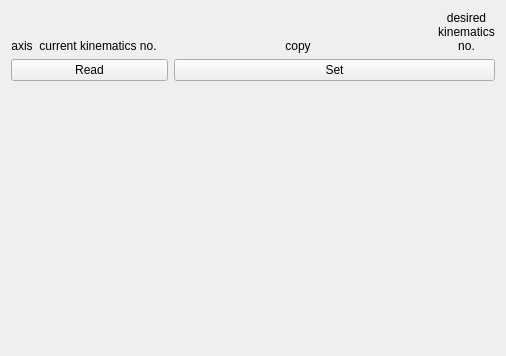
<?xml version="1.0" encoding="UTF-8"?>
<ui version="4.0">
 <class>wgt_absolute_template</class>
 <widget class="QWidget" name="wgt_absolute_template">
  <property name="geometry">
   <rect>
    <x>0</x>
    <y>0</y>
    <width>506</width>
    <height>356</height>
   </rect>
  </property>
  <property name="windowTitle">
   <string>wgt_irp6_m_motors</string>
  </property>
  <layout class="QVBoxLayout" name="verticalLayout">
   <item>
    <layout class="QGridLayout" name="grid_up">
     <item row="0" column="0">
      <widget class="QLabel" name="label_4">
       <property name="text">
        <string>axis</string>
       </property>
       <property name="alignment">
        <set>Qt::AlignBottom|Qt::AlignHCenter</set>
       </property>
       <property name="wordWrap">
        <bool>true</bool>
       </property>
      </widget>
     </item>
     <item row="0" column="1">
      <widget class="QLabel" name="label_7">
       <property name="text">
        <string>current kinematics no.</string>
       </property>
       <property name="alignment">
        <set>Qt::AlignBottom|Qt::AlignHCenter</set>
       </property>
       <property name="wordWrap">
        <bool>true</bool>
       </property>
      </widget>
     </item>
     <item row="0" column="5">
      <widget class="QLabel" name="label_16">
       <property name="maximumSize">
        <size>
         <width>140</width>
         <height>16777215</height>
        </size>
       </property>
       <property name="text">
        <string>desired kinematics no.</string>
       </property>
       <property name="alignment">
        <set>Qt::AlignBottom|Qt::AlignHCenter</set>
       </property>
       <property name="wordWrap">
        <bool>true</bool>
       </property>
      </widget>
     </item>
     <item row="0" column="2">
      <spacer name="horizontalSpacer">
       <property name="orientation">
        <enum>Qt::Horizontal</enum>
       </property>
       <property name="sizeHint" stdset="0">
        <size>
         <width>40</width>
         <height>20</height>
        </size>
       </property>
      </spacer>
     </item>
     <item row="0" column="4">
      <spacer name="horizontalSpacer_2">
       <property name="orientation">
        <enum>Qt::Horizontal</enum>
       </property>
       <property name="sizeHint" stdset="0">
        <size>
         <width>40</width>
         <height>20</height>
        </size>
       </property>
      </spacer>
     </item>
     <item row="0" column="3">
      <widget class="QLabel" name="label_15">
       <property name="text">
        <string>copy</string>
       </property>
       <property name="alignment">
        <set>Qt::AlignBottom|Qt::AlignHCenter</set>
       </property>
       <property name="wordWrap">
        <bool>true</bool>
       </property>
      </widget>
     </item>
    </layout>
   </item>
   <item>
    <layout class="QGridLayout" name="grid_down">
     <item row="1" column="0">
      <widget class="QPushButton" name="pushButton_read">
       <property name="text">
        <string>Read</string>
       </property>
      </widget>
     </item>
     <item row="1" column="1" colspan="2">
      <widget class="QPushButton" name="pushButton_set">
       <property name="text">
        <string>Set</string>
       </property>
      </widget>
     </item>
    </layout>
   </item>
   <item>
    <spacer name="verticalSpacer">
     <property name="orientation">
      <enum>Qt::Vertical</enum>
     </property>
     <property name="sizeHint" stdset="0">
      <size>
       <width>20</width>
       <height>40</height>
      </size>
     </property>
    </spacer>
   </item>
  </layout>
 </widget>
 <layoutdefault spacing="6" margin="11"/>
 <resources/>
 <connections/>
</ui>
